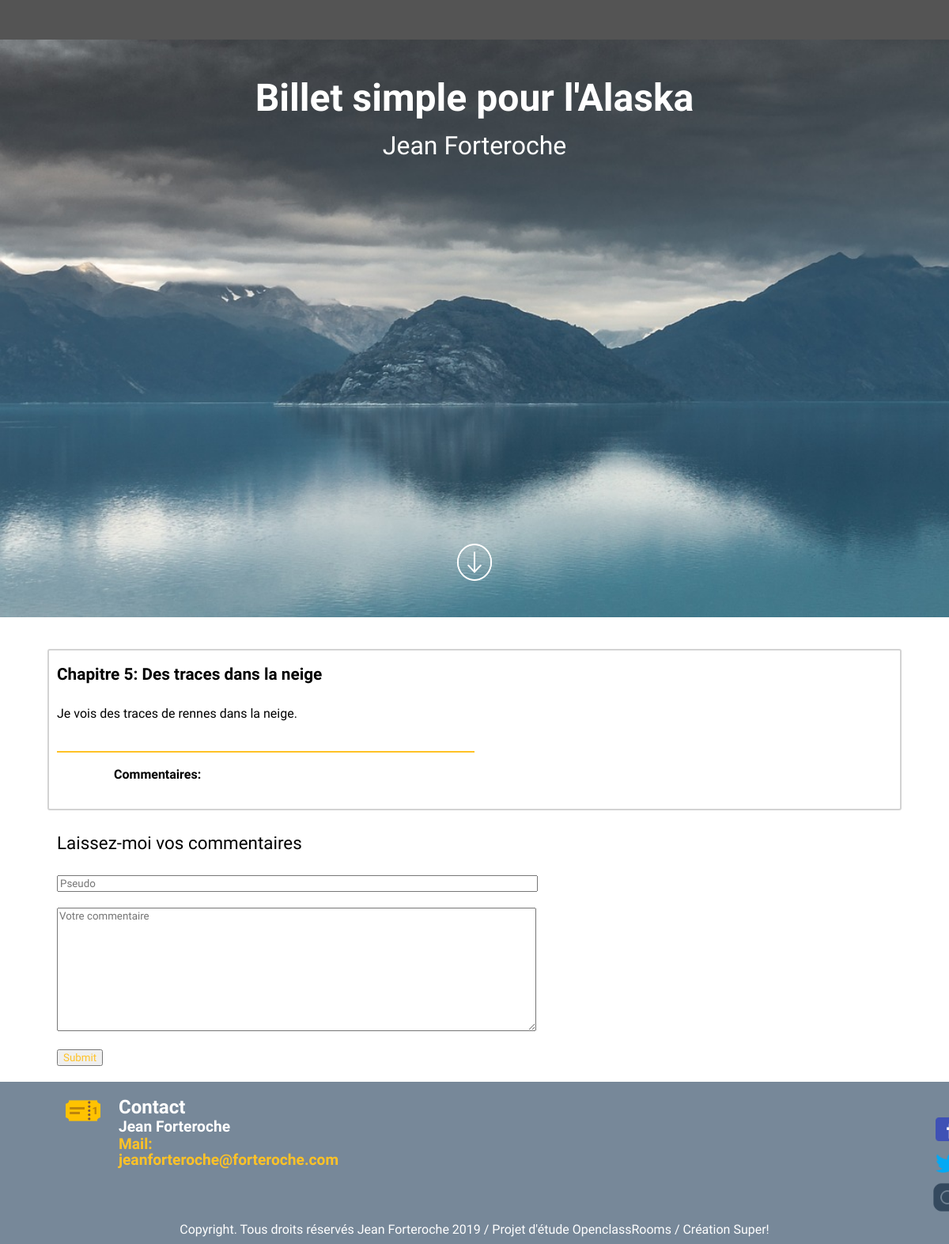
/chapters.php?id=45, run on the app's committed database.
### tables this page shows
CREATE TABLE `chapters` (
  `id` int(11) NOT NULL,
  `title` varchar(300) NOT NULL,
  `content` text NOT NULL
);

### chapters.php (the view, shortened to what this page needs)
<?php
try
{
    $db = new PDO('mysql:host=localhost;dbname=projet_4;charset=utf8', 'root', 'root',
    array(PDO::ATTR_ERRMODE => PDO::ERRMODE_EXCEPTION));
}
catch(Exception $e)
{
    die('erreur : '.$e->getMessage());
}
$id = (int) $_GET['id'];
$req = $db->prepare('SELECT * FROM chapters WHERE id = ?');
$req->execute(array($id));
$chapter = $req->fetch();
?>
<!DOCTYPE html>
<html lang="fr">
    <head>
    <?php include("head.php"); ?>
    </head>
    <body>
        <header class="index_header">
        </header>
        <section class="chapters_header">
            <h1>Billet simple pour l'Alaska</h1>
            <h2>Jean Forteroche</h2>
            <img class="scroll_white_chapters" src="images/icons8-scroll-down-wht.png" alt="icone_scroll" />
        </section>
        <section class="edit_chapters">
                <div class="chapters_published">
                    <h3><?= $chapter['title'] ?></h3><br/>
                    <p><?= $chapter['content'] ?></p><br/>
                    <hr>
                    <p class="comments_publication">Commentaires: </p>
                </div>
            <div class="comments">
                <h4>Laissez-moi vos commentaires</h4>
                <form class="comments_form" action="chapters.php?id=<?= $id ?>" method="post">
                    <input class="pseudo" type="text" name="pseudo" placeholder="Pseudo" id="pseudo"><br/>
                    <textarea class="comment" name="comment" placeholder="Votre commentaire" id="comment" cols="30" rows="10"></textarea><br/>
                    <input class="submit" type="submit" name="submit" placeholder="Envoyer" id="submit"><br/>
                </form>
            </div>
        </section>
    </body>
    <footer class="footer">
		<?php include("footer.php"); ?>
	</footer>
</html>

### stylesheet.css (style rules this page uses)
html, body, div, span, applet, object, iframe, h1, h2, h3, h4, h5, h6, p, blockquote, pre, a, abbr, acronym, address, big, cite, code, del, dfn, em, img, ins, kbd, q, s, samp, small, strike, strong, sub, sup, tt, var, b, u, i, center, dl, dt, dd, ol, ul, li, fieldset, form, label, legend, table, caption, tbody, tfoot, thead, tr, th, td, article, aside, canvas, details, embed, figure, figcaption, footer, header, hgroup, menu, nav, output, ruby, section, summary, time, mark, audio, video { margin: 0; padding: 0; border: 0; font-size: 100%; font: inherit; vertical-align: baseline; box-sizing: border-box; }
article, aside, details, figcaption, figure, footer, header, hgroup, menu, nav, section { display: block; }
body { line-height: 1; }
html, body { margin: 0; padding: 0; }
.index_header { position: fixed; z-index: 90; display: flex; background-color: #545454; width: 100%; height: 50px; padding-left: 1200px; padding-top: 17px; color: white; }
.footer { display: flex; flex-direction: column; background-color: lightslategrey; font-family: 'poiret one', cursive; color: white; }
.chapters_header { background-image: url("images/alaska-2964658_1920.jpg"); background-size: cover; display: flex; flex-direction: column; font-family: 'poiret one', cursive; padding-top: 50px; height: 780px; }
.chapters_header h1, .chapters_header h2 { color: white; }
.chapters_header h1 { font-size: 3em; font-weight: bold; margin: 0 auto; padding-top: 50px; }
.chapters_header h2 { font-size: 2em; margin: 0 auto; padding-top: 20px; }
.scroll_white_chapters { margin: 0 auto; height: 7%; width: 4%; margin-top: 485px; }
.edit_chapters { display: flex; flex-direction: column; padding-top: 30px; font-family: 'poiret one', cursive; }
.edit_chapters hr { margin-left: 0px; width: 50%; height: 2px; background-color: #ffc226; border: none; }
.comment { font-family: 'poiret one', cursive; }
.comments_publication { font-weight: bold; margin-top: 20px; margin-bottom: 20px; }
.comments h4 { font-size: 1.4em; padding-top: 20px; padding-left: 72px; }
.comments_form { padding-top: 30px; }
.id_chapters, .pseudo, .comment { font-family: 'poiret one', cursive; margin-left: 72px; margin-bottom: 20px; width: 50%; color: #ffc226; }
.submit { margin-left: 72px; margin-bottom: 20px; }
.edit_chapters p { font-family: 'poiret one', cursive; margin-left: 72px; margin-bottom: 20px; }
.chapters_published { padding: 20px 10px; margin: 10px auto; border: 2px solid lightgrey; border-radius: 3px 3px 3px 3px; width: 90%; }
.chapters_published h3 { font-weight: bold; font-size: 1.3em; color: black; }
.chapters_published p { margin-bottom: 15px; }
.submit { font-family: 'poiret one', 'cursive'; color: #ffc226; }

### data on the page
chapters: title "Chapitre 5: Des traces dans la neige", content "Je vois des traces de rennes dans la neige."
